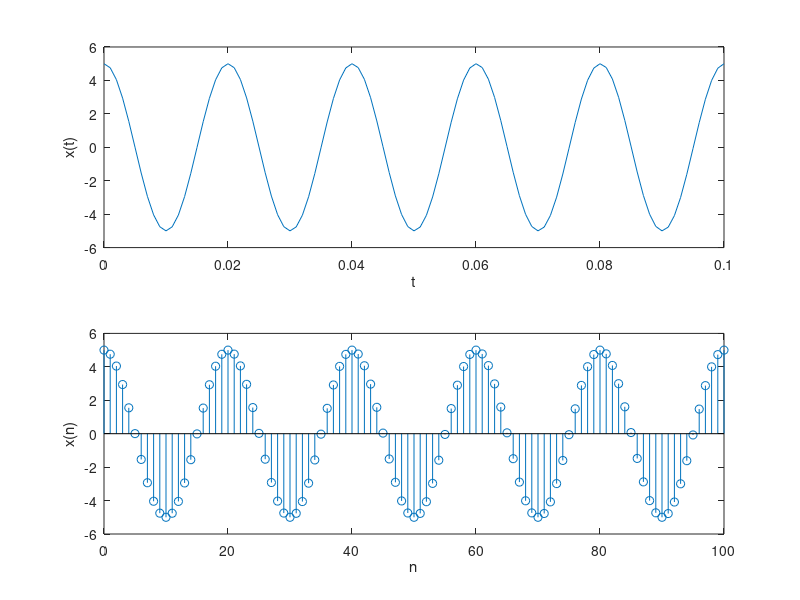

Reproduce this figure in MATLAB.
t=0:0.001:0.1;
n=0:100
a=5
f=50
x=a*cos(2*3.14*f*t);
x1=a*cos((2*3.14*f*n)/1000);
subplot(2,1,1);
plot(t,x);
xlabel('t');
ylabel('x(t)');
subplot(2,1,2);
stem(n,x1);
xlabel('n');
ylabel('x(n)');
